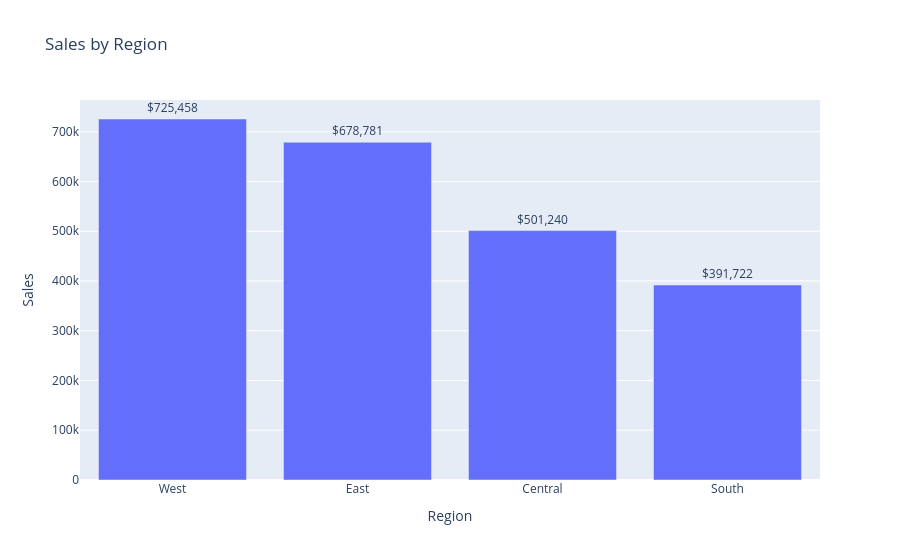

The notebook cell this image was saved under:
### Code cell
# Plot1 : Sales by Region
region_sales = (  orders1.groupby("Region")["Sales"].sum()
      .reset_index().sort_values("Sales", ascending=False))
fig = px.bar( region_sales, x="Region", y="Sales", text="Sales", title="Sales by Region"
)
fig.update_traces( texttemplate='$%{text:,.0f}',textposition='outside')
fig.update_layout( yaxis_title="Sales",xaxis_title="Region")
fig.show();

### Figure 1 — Plotly figure (JSON) as saved in the notebook; plotly's stock layout.template omitted (floating-point values rounded to 4 significant figures)
{"data": [{"hovertemplate": "Region=%{x}<br>Sales=%{text}<extra></extra>", "legendgroup": "", "marker": {"color": "#636efa", "pattern": {"shape": ""}}, "name": "", "orientation": "v", "showlegend": false, "text": [725500.0, 678800.0, 501200.0, 391700.0], "textposition": "outside", "texttemplate": "$%{text:,.0f}", "type": "bar", "x": ["West", "East", "Central", "South"], "xaxis": "x", "y": [725500.0, 678800.0, 501200.0, 391700.0], "yaxis": "y"}], "layout": {"barmode": "relative", "legend": {"tracegroupgap": 0}, "title": {"text": "Sales by Region"}, "xaxis": {"anchor": "y", "domain": [0, 1], "title": {"text": "Region"}}, "yaxis": {"anchor": "x", "domain": [0, 1], "title": {"text": "Sales"}}}}
